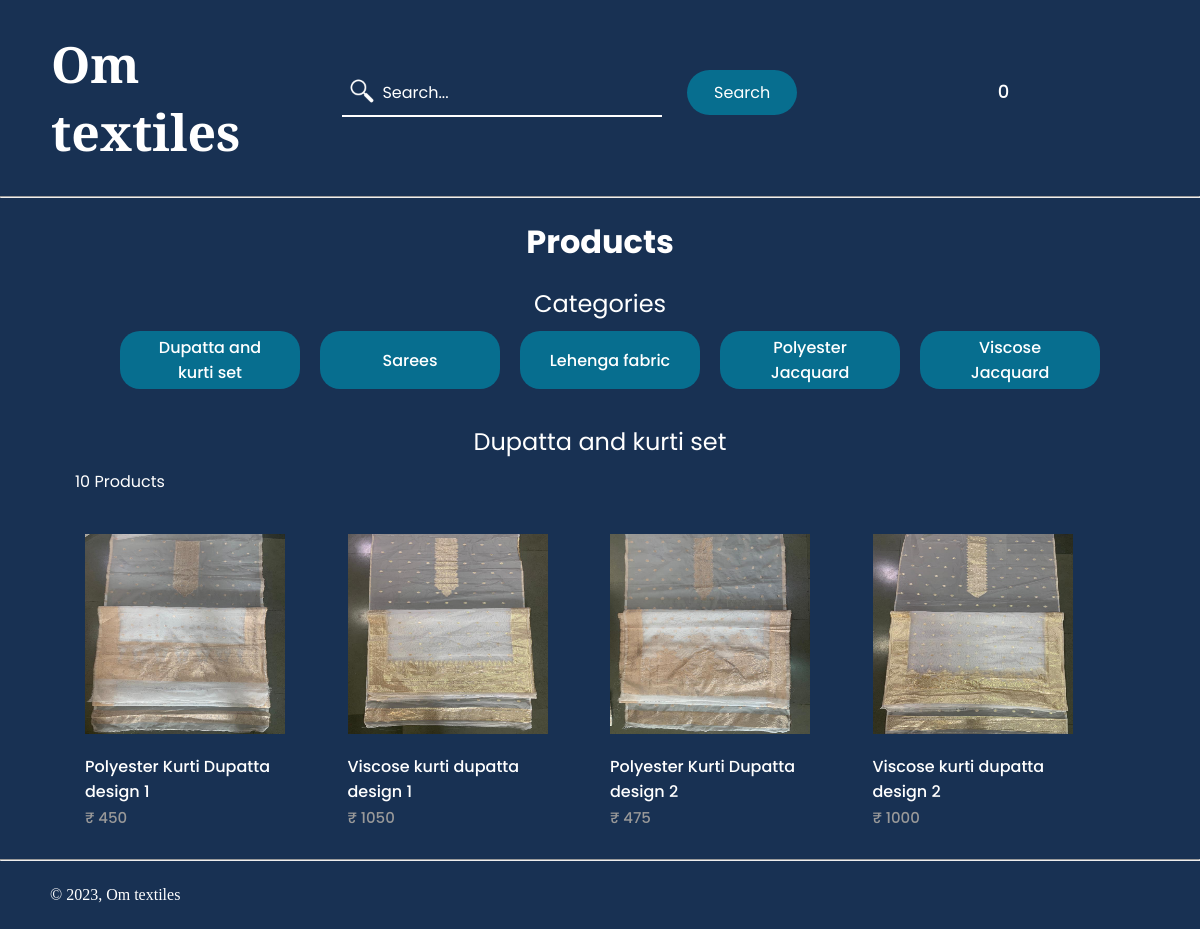
Page /category_Dupatta_and_kurti_set.php on the committed database.
### tables this page shows
CREATE TABLE `products` (
  `id` int(11) NOT NULL,
  `p_name` varchar(200) NOT NULL,
  `p_description` text NOT NULL,
  `price` decimal(10,0) NOT NULL,
  `quantity` int(11) NOT NULL,
  `p_img` text NOT NULL,
  `date_added` date NOT NULL DEFAULT current_timestamp(),
  `product_keywords` varchar(200) NOT NULL,
  `category` varchar(200) NOT NULL
);

### functions.php (called while the page is built, shortened)
<?php
    $num_items_in_cart = isset($_SESSION['cart']) ? count($_SESSION['cart']) : 0;
?>

### category_Dupatta_and_kurti_set.php (the view, shortened to what this page needs)
<?php
    include 'functions.php';
    $stmt = $dbconnect->prepare("SELECT * FROM products where id = 1 OR id = 3 OR id = 6 OR id = 8");
    $stmt->execute();
    $products = $stmt->fetchAll(PDO::FETCH_ASSOC);
    $total_products = $dbconnect->query('SELECT * FROM products')->rowCount();
?>
<html>
    <head>
        <link rel="stylesheet" href="category.css">
        <link rel="stylesheet" href="webfonts_css/all.css">
        <link rel="stylesheet" href="webfonts_css/sharp-light.css">
        <link rel="stylesheet" href="webfonts_css/sharp-regular.css">
        <link rel="stylesheet" href="webfonts_css/sharp-solid.css">
    </head>
    <body>
        <header class="navbar">
            <h1 class="logo">Om textiles</h1>
            <nav>
                <ul class="nav_links">
                    <li class="search">
                        <form class="search_form" method="get" action="search_products.php">
                            <input placeholder="Search..." class="search_input" type="search" id="search" name="search_input">
                            <img src="white_searchicon.png" id="icon">
                            <input type="submit" class="searchbtn" value="Search" name="search_btn">
                        </form>
                    </li>
                    <li><a href="index.php?page=Homepage"><i class="fa-thin fa-house fa-xl"></i></a></li>
                    <li><a href="index.php?page=products"><i class="fa-thin fa-clothes-hanger fa-xl"></i></a></li>
                    <li>
                        <a href="index.php?page=cart"><i class="fa-thin fa-cart-shopping fa-xl"></i></a>
                        <span><?=$num_items_in_cart?></span>
                    </li>
                    <li><a href="index.php?page=aboutUs"><i class="fa-thin fa-users-rectangle fa-xl"></i></a></li>
                    <li><a href="index.php?page=contactUs"><i class="fa-thin fa-phone fa-xl"></i></a></li>
                    <li><a href="index.php?page=Account"><i class="fa-thin fa-circle-user fa-xl"></i></a></li>
                </ul>
            </nav>
        </header>
        <hr>
        <main>
            <div class="products content-wrapper">
                <h1 class="productslabel">Products</h1>
                <p class="catlabel">Categories</p>
                <div class="categories">
                    <a class="cat" href="category_Dupatta_and_kurti_set.php"><button>Dupatta and kurti set</button></a>
                    <a class="cat" href="category_Sarees.php"><button>Sarees</button></a>
                    <a class="cat" href="category_Lehenga_fabric.php"><button>Lehenga fabric</button></a>
                    <a class="cat" href="category_Polyester_Jacquard.php"><button>Polyester Jacquard</button></a>
                    <a class="cat" href="category_Viscose_Jacquard.php"><button>Viscose Jacquard</button></a>
                </div>
                <br>
                <p class="catlabel">Dupatta and kurti set</p>
                <p><?=$total_products?> Products</p>
                <div class="products-wrapper">
                    <?php foreach ($products as $product): ?>
                    <a href="index.php?page=product&id=<?=$product['id']?>" class="product">
                        <img src="Product Images/<?=$product['p_img']?>" width="200" height="200" alt="<?=$product['p_name']?>">
                        <span class="p_name"><?=$product['p_name']?></span>
                        <span class="price">
                            &#8377; <?=$product['price']?>
                        </span>
                    </a>
                    <?php endforeach; ?>
                </div>
            </div>
            <br>
        </main>
        <footer>
            <hr>
            <br>
            <p style="font-family: 'Cinzel', serif;">&copy; 2023, Om textiles</p>
            <br>
        </footer>
    </body>
</html>

### category.css (style rules this page uses)
* { box-sizing: border-box; margin: 0; padding: 0; font-family: "Poppins", sans-serif; }
body { background-color: rgb(24, 49, 83); font-family: 'Poppins', sans-serif; color: white; }
.logo { color:#ffffff; font-family: 'Cinzel', serif; padding-left: 15px; font-size: 50px; cursor: pointer; margin-right: auto; }
li, a, button { font-family: "Poppins", sans-serif; font-weight: 500; font-size: large; color: white; text-decoration: none; }
header { display: flex; justify-content: flex-end; align-items: center; padding: 30px 3%; }
.nav_links { list-style: none; }
.nav_links li { display: inline-block; padding: 0 20px; }
.nav_links li a { transition: all 0.3s ease 0s; }
.searchbtn { background-color: rgba(0,136,169,0.7); border: none; border-radius: 50px; cursor: pointer; transition: all 0.3s ease 0s; margin-left: 20px; margin-bottom: 10px; align-content: center; text-align: center; font-size: medium; height: 45px; width: 110px; padding-left: 0px; color: white; }
.search_input { background-color: rgb(24, 49, 83); outline: none; border: 0; border-bottom: 2px solid white; padding-top: 5px; padding-bottom: 10px; padding-left: 40px; font-size: 16px; color: white; width: 20rem; transition: all 200ms ease-in; }
::placeholder { color: rgb(255, 255, 255); }
.search { position: relative; padding: 0; margin: 0; }
#icon { position: absolute; bottom: 19px; left: 25px; width: 30px; height: 30px; }
.content-wrapper { width: 1050px; margin: 0 auto; }
.productslabel { font-family: "Poppins", sans-serif; padding: 20px 0; text-align: center; width: 100%; }
.categories { display: flex; justify-content: center; align-items: center; }
.catlabel { text-align: center; font-size: x-large; color: white; padding-bottom: 10px; }
button { padding: 0px 25px; background-color: rgba(0,136,169,0.7); border: none; border-radius: 20px; cursor: pointer; transition: all 0.3s ease 0s; margin-left: 20px; margin-bottom: 10px; align-content: center; width: 180px; height: 58px; text-align: center; font-size: medium; font-family: 'Poppins', sans-serif; }
main > .products .price { display: block; font-size: 15px; color: #999999; }
main .products .products-wrapper { display: flex; flex-wrap: wrap; align-items: center; justify-content: space-evenly; padding: 40px 0 0 0; }
main .products .products-wrapper .product { display: block; overflow: hidden; text-decoration: none; width: 25%; padding: 0px 10px 5px 10px; }
main .products .products-wrapper .product img { transform: scale(1); transition: transform 1s; }
main .products .products-wrapper .product .p_name { display: block; color: #ffffff; padding: 20px 0 2px 0; font-size: 16px; }
main .products .products-wrapper .product .price { display: block; color: #999999; font-size: 15px; }
footer { bottom: 0; width: 100%; }
footer p { margin-left: 50px; }

### rows in the picture
products: p_img (picture), p_name "Polyester Kurti Dupatta design 1", price "450"
products: p_img (picture), p_name "Viscose kurti dupatta design 1", price "1050"
products: p_img (picture), p_name "Polyester Kurti Dupatta design 2", price "475"
products: p_img (picture), p_name "Viscose kurti dupatta design 2", price "1000"

### other values in the picture
$num_items_in_cart "0"
$total_products "10"
